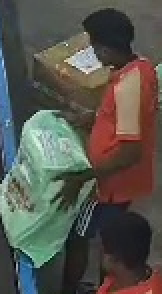
#> input picture dataset/throwing_parcels/sequence_3/1.png, 81 x 147 px (shown 2 times larger); its folder holds only this picture in this run
$ python 1.action_based_data_augmentation.py
#> lines starting #> are read from the running program, lines starting #| are printed output that depends on the picture
import os,cv2,random
import numpy as np
from glob import glob

class SequenceAugmentor:
    def __init__(self, augment_type):
        self.augment_type = augment_type
        self.params = {}  # Store augmentation parameters to ensure consistency across frames

    def set_augmentation_params(self, frame):
        # Define augmentation parameters only once, and use them for all frames in the sequence
        if self.augment_type == 'rotate':
            self.params['angle'] = random.randint(-15, 15)
        elif self.augment_type == 'flip':
            self.params['flip_code'] = 1  # Horizontal flip
        elif self.augment_type == 'brightness':
            self.params['brightness_value'] = random.randint(-30, 30)
        elif self.augment_type == 'shift':
            h, w = frame.shape[:2]
            self.params['tx'] = random.randint(-w//10, w//10)
            self.params['ty'] = random.randint(-h//10, h//10)
        elif self.augment_type == 'zoom':
            self.params['scale'] = random.uniform(0.9, 1.1)
        elif self.augment_type == 'contrast':
            self.params['alpha'] = random.uniform(0.7, 1.3)
        elif self.augment_type == 'blur':
            self.params['ksize'] = random.choice([3, 5])
        elif self.augment_type == 'noise':
            self.params['noise_level'] = 25  # Custom noise level
        print('self.params:',self.params)

    def augment_frame(self, frame):
        # Spatial augmentations (applied consistently to all frames)
        if self.augment_type == 'rotate':
            return self.rotate(frame)
        elif self.augment_type == 'flip':
            return self.flip(frame)
        elif self.augment_type == 'brightness':
            return self.brightness(frame)
        elif self.augment_type == 'shift':
            return self.shift(frame)
        elif self.augment_type == 'zoom':
            return self.zoom(frame)
        elif self.augment_type == 'contrast':
            return self.contrast(frame)
        elif self.augment_type == 'blur':
            return self.blur(frame)
        elif self.augment_type == 'noise':
            return self.add_noise(frame)
        return frame

    def rotate(self, frame):
        angle = self.params['angle']
        print('angle:',angle)
        h, w = frame.shape[:2]
        print('h, w :',h, w )
        M = cv2.getRotationMatrix2D((w//2, h//2), angle, 1)
        '''[[ 0.99939083 -0.0348995   2.40179691]
        [ 0.0348995   0.99939083 -1.59885258]]'''

        return cv2.warpAffine(frame, M, (w, h)) #the new frame array will be there

    def flip(self, frame):
        print("cv2.flip(frame, self.params['flip_code']) :",cv2.flip(frame, self.params['flip_code']) )
        return cv2.flip(frame, self.params['flip_code'])  # Horizontal flip

    def brightness(self, frame):
        value = self.params['brightness_value']
        return cv2.convertScaleAbs(frame, alpha=1, beta=value)

    def shift(self, frame):
        h, w = frame.shape[:2]
        tx = self.params['tx']
        ty = self.params['ty']
        M = np.float32([[1, 0, tx], [0, 1, ty]])
        return cv2.warpAffine(frame, M, (w, h))

    def zoom(self, frame):
        scale = self.params['scale']
        h, w = frame.shape[:2]
        M = cv2.getRotationMatrix2D((w//2, h//2), 0, scale)
        return cv2.warpAffine(frame, M, (w, h))

    def contrast(self, frame):
        alpha = self.params['alpha']
        return cv2.convertScaleAbs(frame, alpha=alpha, beta=0)

    def blur(self, frame):
        ksize = self.params['ksize']
        return cv2.GaussianBlur(frame, (ksize, ksize), 0)

    def add_noise(self, frame):
        noise_level = self.params['noise_level']
        noise = np.random.normal(0, noise_level, frame.shape).astype(np.uint8)
        noisy_frame = cv2.add(frame, noise)
        return np.clip(noisy_frame, 0, 255).astype(np.uint8)


class SequenceProcessor:
    def __init__(self, source_sequence_path, new_sequence_path, augmentor):
        self.source_sequence_path = source_sequence_path
        self.new_sequence_path = new_sequence_path
        self.augmentor = augmentor

        if not os.path.exists(new_sequence_path):
            os.makedirs(new_sequence_path)

    def process_sequence(self):
        frames = sorted(glob(os.path.join(self.source_sequence_path, '*.png'))) #all the frames paths would be there

        augmented_sequence = []

        if frames:
            # Set consistent augmentation parameters based on the first frame
            frame = cv2.imread(frames[0])
#> frame is the input picture: shape (147, 81, 3); mean B, G, R 77.6, 85, 86.3

            self.augmentor.set_augmentation_params(frame)

        for i, frame_path in enumerate(frames):
            print('frame_path:',frame_path)
            frame = cv2.imread(frame_path)
            augmented_frame = self.augmentor.augment_frame(frame)
#> (printed output is left out)
#> in flip, `return cv2.flip(frame, self.params['flip_code'])`:
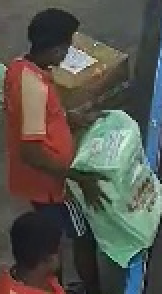
#> returned value: shape (147, 81, 3) (shown 2 times larger); mean of channels 0, 1, 2 77.6, 85, 86.3; drawn as B, G, R
            # print('augmented_frame:',augmented_frame)
            augmented_sequence.append(augmented_frame)
            print('os.path.basename(frame_path):',os.path.basename(frame_path))
            # Ensure the augmented frame is saved with the original frame's order
            new_frame_path = os.path.join(self.new_sequence_path, os.path.basename(frame_path))
            cv2.imwrite(new_frame_path, augmented_frame)
            print(f"Saving {new_frame_path}...")

# Example usage
source_sequence = r"E:\AI Ascending Software\AS AI Projects\building action recognition model\AI-PackageGuard\dataset\throwing_parcels\sequence_3"
new_sequence = r"E:\AI Ascending Software\AS AI Projects\building action recognition model\AI-PackageGuard\dataset\throwing_parcels\sequence_34"

# Create an augmentor object with the desired augmentation type
augmentor = SequenceAugmentor(augment_type='flip')  # Choose 'rotate', 'flip','brightness','scale','alpha' etc.
# print(augmentor) #<__main__.SequenceAugmentor object at 0x000001B32D6E2E50>
processor = SequenceProcessor(source_sequence, new_sequence, augmentor)
processor.process_sequence()
